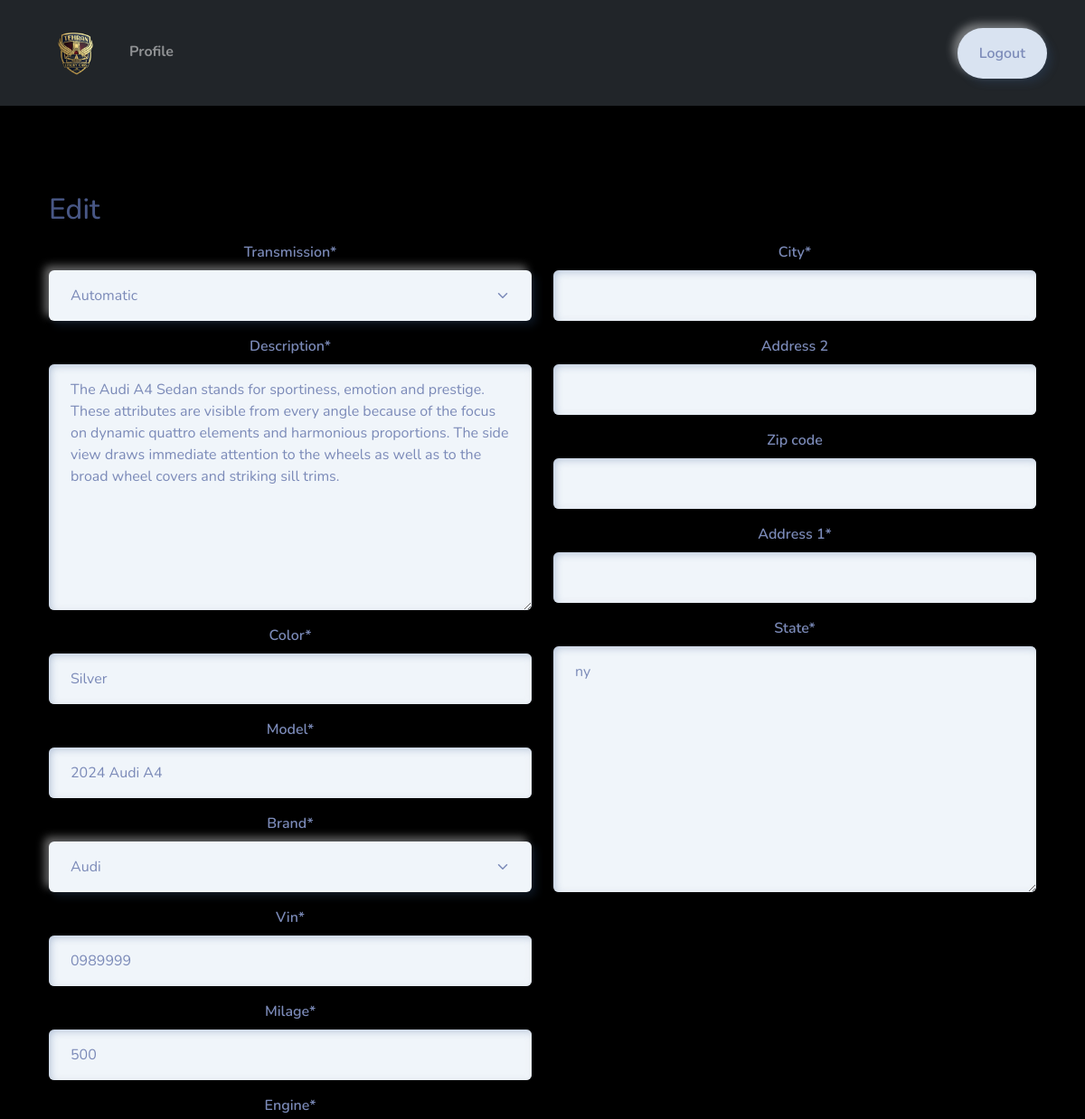
The app's page /listing/1f5ae7a90d404724b6b4140f6db6bb75/edit/ (signed in, upper part), older data.
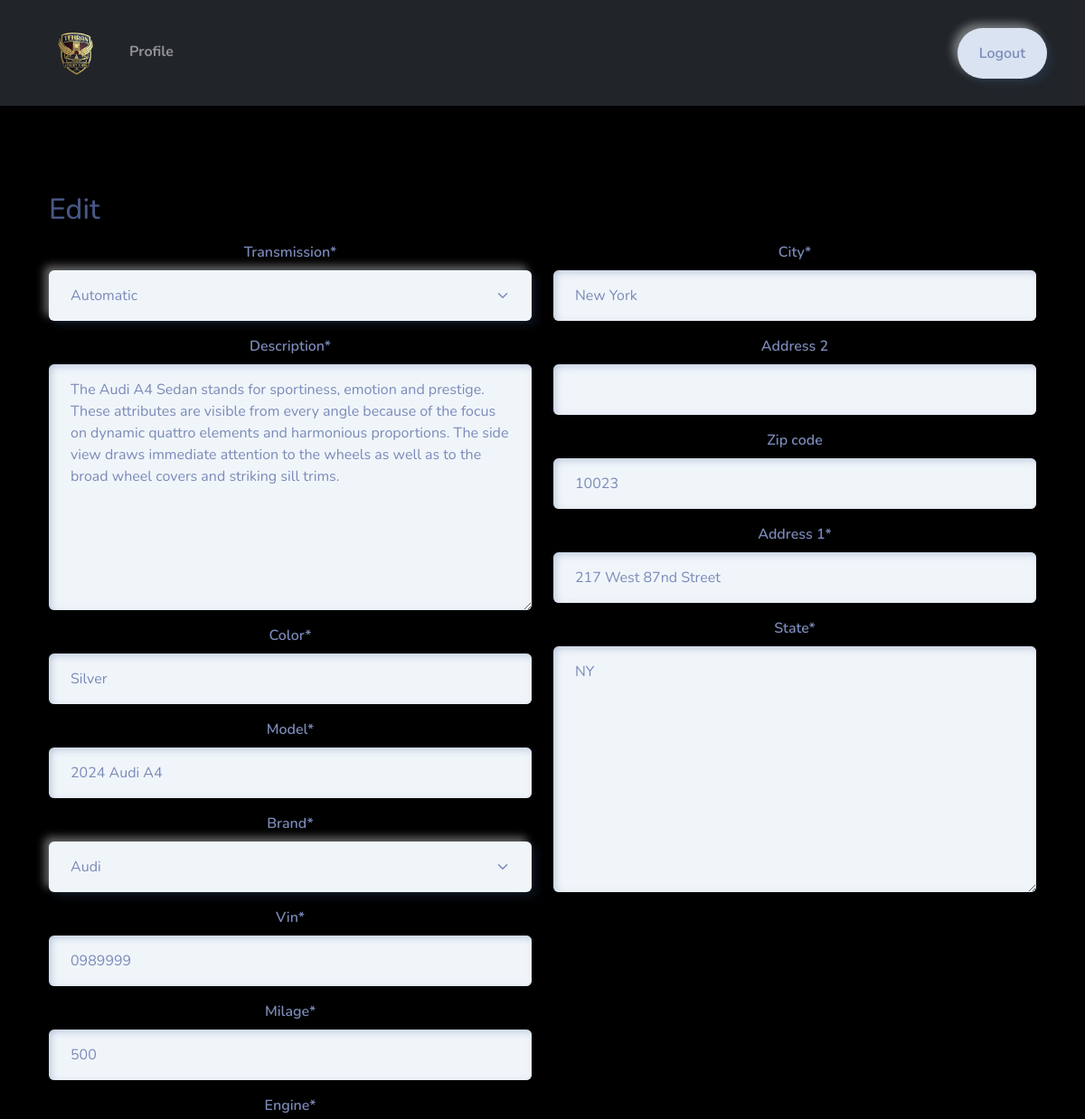
The same page, newer data.
### Users/models.py (models this page shows, shortened)
class Location(models.Model):
    Address_1 = models.CharField(max_length=128, blank=True)
    Address_2 = models.CharField(max_length=128, blank=True)
    City = models.CharField(max_length=64)
    State = USStateField(default="ny")
    Zip_Code = USZipCodeField(blank=True)

### main/views.py (the view)
# urls.py: path('listing/<str:id>/edit/', edit_view, name='edit')
@login_required
def edit_view(request, id):
    try:
        listing = Listing.objects.get(id=id)
        if listing is None:
            raise Exception
        if request.method == 'POST':
            listing_form = ListingForm(request.POST, request.FILES, instance=listing)
            location_form = LocationForm(request.POST, instance=listing.location)
            if listing_form.is_valid() and location_form.is_valid():
                location = location_form.save()
                listing = listing_form.save(commit=False)
                listing.location = location
                listing.save()
                messages.info(request, f'Listing {id} updated successfully!')
                return redirect('home')
            else:
                messages.error(request, 'An error occurred while trying to update listings.')
                return render(request, 'views/edit.html', context)
        else:
            listing_form = ListingForm(instance=listing)
            location_form = LocationForm(instance=listing.location)
        context = {
            'location_form': location_form,
            'listing_form': listing_form
        }
        return render(request, 'views/edit.html', context)
    except Exception as e:
        messages.error(
            request, 'An error occurred while trying to access the edit page.'
        )
        return redirect('home')

### Users/forms.py
class LocationForm(forms.ModelForm):
    Address_1 = forms.CharField(required=True)
    Zip_Code = USZipCodeField(required=True)
    class Meta:
        model = Location
        fields = {'Address_1', 'Address_2', 'City', 'State', 'Zip_Code'}

### main/forms.py
class ListingForm(forms.ModelForm):
    image = forms.ImageField()
    class Meta:
        model = Listing
        fields = {'brand', 'model', 'vin', 'milage',
                  'color', 'description', 'engine', 'transmission', 'image'}

### main/templates/views/edit.html (shortened to what this page needs)
{% extends 'base/base.html' %}
{% load static %}
{% load crispy_forms_tags %}
{% block 'body' %}
<div class="container-fluid text-center py-5">
    <div class="container px-4 py-5">
        <div class="row g-4">
            <div class="col d-flex align-items-start">
                <div>
                    <h2 class="mb-3 border-bottom">Edit</h2>
                </div>
            </div>
        </div>
        <form action="" method="post" enctype="multipart/form-data">
            <div class="row">
                <div class="col-6">
                    {{ listing_form|crispy }}
                </div>
                <div class="col-6">
                    {{ location_form|crispy }}
                </div>
            </div>
        </form>
    </div>
</div>
{% endblock %}

Row changes from the older to the newer data that the page shows:
added Location: City "New York", Zip_Code "10023", Address_1 "217 West 87nd Street", State "NY"
Text that changed along with them:
form field State: "ny" → (not shown)
